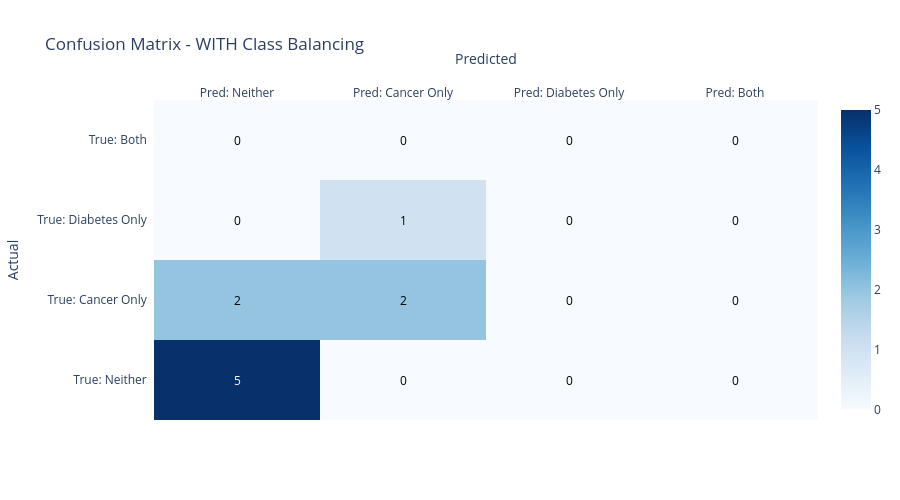
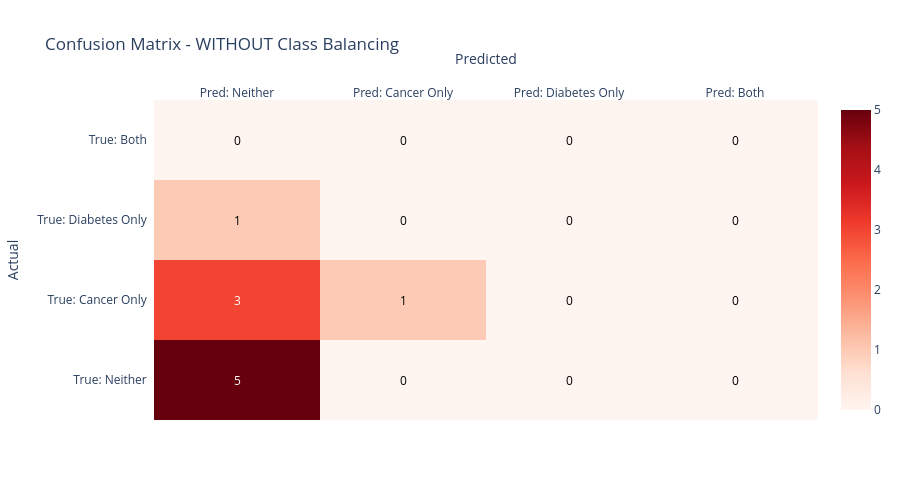

These figures' notebook cell, in order:
### Code cell
from sklearn.linear_model import LogisticRegression
from sklearn.metrics import classification_report, confusion_matrix, accuracy_score
import plotly.figure_factory as ff


print("="*60)
print("MULTI-CLASS CLASSIFICATION - DIABETES vs CANCER vs BOTH vs NEITHER")
print("="*60)

# 1. WITH class weighting (regularization for imbalance)
print("\n1. WITH CLASS BALANCING (class_weight='balanced'):")
print("-"*60)

clf_multiclass_balanced = LogisticRegression(
    class_weight='balanced',  # Regularization penalty for imbalance
    C=1.0,
    max_iter=1000,
    random_state=42
)
clf_multiclass_balanced.fit(X_train, y_train)

# Predictions
y_pred_balanced = clf_multiclass_balanced.predict(X_test)
y_pred_proba_balanced = clf_multiclass_balanced.predict_proba(X_test)

print("\nClassification Report:")
print(classification_report(y_test, y_pred_balanced, zero_division=0))

print("\nConfusion Matrix:")
cm_balanced = confusion_matrix(y_test, y_pred_balanced, labels=['Neither', 'Cancer Only', 'Diabetes Only', 'Both'])
cm_df_balanced = pd.DataFrame(cm_balanced, 
                               index=['True: Neither', 'True: Cancer Only', 'True: Diabetes Only', 'True: Both'],
                               columns=['Pred: Neither', 'Pred: Cancer Only', 'Pred: Diabetes Only', 'Pred: Both'])

fig1 = ff.create_annotated_heatmap(
    z=cm_balanced,
    x=['Pred: Neither', 'Pred: Cancer Only', 'Pred: Diabetes Only', 'Pred: Both'],
    y=['True: Neither', 'True: Cancer Only', 'True: Diabetes Only', 'True: Both'],
    colorscale='Blues',
    showscale=True
)
fig1.update_layout(
    title='Confusion Matrix - WITH Class Balancing',
    xaxis_title='Predicted',
    yaxis_title='Actual',
    height=500
)
fig1.show()



print(f"\nOverall Accuracy: {accuracy_score(y_test, y_pred_balanced):.3f}")

# 2. WITHOUT class weighting
print("\n\n2. WITHOUT CLASS BALANCING (no class_weight):")
print("-"*60)

clf_multiclass_no_balance = LogisticRegression(
    C=1.0,
    max_iter=1000,
    random_state=42
)
clf_multiclass_no_balance.fit(X_train, y_train)

# Predictions
y_pred_no_balance = clf_multiclass_no_balance.predict(X_test)

print("\nClassification Report:")
print(classification_report(y_test, y_pred_no_balance, zero_division=0))

print("\nConfusion Matrix:")
cm_no_balance = confusion_matrix(y_test, y_pred_no_balance, labels=['Neither', 'Cancer Only', 'Diabetes Only', 'Both'])
cm_df_no_balance = pd.DataFrame(cm_no_balance,
                                 index=['True: Neither', 'True: Cancer Only', 'True: Diabetes Only', 'True: Both'],
                                 columns=['Pred: Neither', 'Pred: Cancer Only', 'Pred: Diabetes Only', 'Pred: Both'])
fig2 = ff.create_annotated_heatmap(
    z=cm_no_balance,
    x=['Pred: Neither', 'Pred: Cancer Only', 'Pred: Diabetes Only', 'Pred: Both'],
    y=['True: Neither', 'True: Cancer Only', 'True: Diabetes Only', 'True: Both'],
    colorscale='Reds',
    showscale=True
)
fig2.update_layout(
    title='Confusion Matrix - WITHOUT Class Balancing',
    xaxis_title='Predicted',
    yaxis_title='Actual',
    height=500
)
fig2.show()

print(f"\nOverall Accuracy: {accuracy_score(y_test, y_pred_no_balance):.3f}")

print("\n" + "="*60)
print("COMPARISON")
print("="*60)
print(f"With Balancing: {accuracy_score(y_test, y_pred_balanced):.3f}")
print(f"Without Balancing: {accuracy_score(y_test, y_pred_no_balance):.3f}")

### Figure 1 — Plotly figure (JSON) as saved in the notebook; plotly's stock layout.template omitted (floating-point values rounded to 4 significant figures)
{"data": [{"colorscale": [[0, "rgb(247,251,255)"], [0.125, "rgb(222,235,247)"], [0.25, "rgb(198,219,239)"], [0.375, "rgb(158,202,225)"], [0.5, "rgb(107,174,214)"], [0.625, "rgb(66,146,198)"], [0.75, "rgb(33,113,181)"], [0.875, "rgb(8,81,156)"], [1, "rgb(8,48,107)"]], "reversescale": false, "showscale": true, "type": "heatmap", "x": ["Pred: Neither", "Pred: Cancer Only", "Pred: Diabetes Only", "Pred: Both"], "y": ["True: Neither", "True: Cancer Only", "True: Diabetes Only", "True: Both"], "z": [[5, 0, 0, 0], [2, 2, 0, 0], [0, 1, 0, 0], [0, 0, 0, 0]]}], "layout": {"annotations": [{"font": {"color": "#FFFFFF"}, "showarrow": false, "text": "5", "x": "Pred: Neither", "xref": "x", "y": "True: Neither", "yref": "y"}, {"font": {"color": "#000000"}, "showarrow": false, "text": "0", "x": "Pred: Cancer Only", "xref": "x", "y": "True: Neither", "yref": "y"}, {"font": {"color": "#000000"}, "showarrow": false, "text": "0", "x": "Pred: Diabetes Only", "xref": "x", "y": "True: Neither", "yref": "y"}, {"font": {"color": "#000000"}, "showarrow": false, "text": "0", "x": "Pred: Both", "xref": "x", "y": "True: Neither", "yref": "y"}, {"font": {"color": "#000000"}, "showarrow": false, "text": "2", "x": "Pred: Neither", "xref": "x", "y": "True: Cancer Only", "yref": "y"}, {"font": {"color": "#000000"}, "showarrow": false, "text": "2", "x": "Pred: Cancer Only", "xref": "x", "y": "True: Cancer Only", "yref": "y"}, {"font": {"color": "#000000"}, "showarrow": false, "text": "0", "x": "Pred: Diabetes Only", "xref": "x", "y": "True: Cancer Only", "yref": "y"}, {"font": {"color": "#000000"}, "showarrow": false, "text": "0", "x": "Pred: Both", "xref": "x", "y": "True: Cancer Only", "yref": "y"}, {"font": {"color": "#000000"}, "showarrow": false, "text": "0", "x": "Pred: Neither", "xref": "x", "y": "True: Diabetes Only", "yref": "y"}, {"font": {"color": "#000000"}, "showarrow": false, "text": "1", "x": "Pred: Cancer Only", "xref": "x", "y": "True: Diabetes Only", "yref": "y"}, {"font": {"color": "#000000"}, "showarrow": false, "text": "0", "x": "Pred: Diabetes Only", "xref": "x", "y": "True: Diabetes Only", "yref": "y"}, {"font": {"color": "#000000"}, "showarrow": false, "text": "0", "x": "Pred: Both", "xref": "x", "y": "True: Diabetes Only", "yref": "y"}, {"font": {"color": "#000000"}, "showarrow": false, "text": "0", "x": "Pred: Neither", "xref": "x", "y": "True: Both", "yref": "y"}, {"font": {"color": "#000000"}, "showarrow": false, "text": "0", "x": "Pred: Cancer Only", "xref": "x", "y": "True: Both", "yref": "y"}, {"font": {"color": "#000000"}, "showarrow": false, "text": "0", "x": "Pred: Diabetes Only", "xref": "x", "y": "True: Both", "yref": "y"}, {"font": {"color": "#000000"}, "showarrow": false, "text": "0", "x": "Pred: Both", "xref": "x", "y": "True: Both", "yref": "y"}], "height": 500, "title": {"text": "Confusion Matrix - WITH Class Balancing"}, "xaxis": {"dtick": 1, "gridcolor": "rgb(0, 0, 0)", "side": "top", "ticks": "", "title": {"text": "Predicted"}}, "yaxis": {"dtick": 1, "ticks": "", "ticksuffix": "  ", "title": {"text": "Actual"}}}}

### Figure 2 — Plotly figure (JSON) as saved in the notebook; plotly's stock layout.template omitted (floating-point values rounded to 4 significant figures)
{"data": [{"colorscale": [[0, "rgb(255,245,240)"], [0.125, "rgb(254,224,210)"], [0.25, "rgb(252,187,161)"], [0.375, "rgb(252,146,114)"], [0.5, "rgb(251,106,74)"], [0.625, "rgb(239,59,44)"], [0.75, "rgb(203,24,29)"], [0.875, "rgb(165,15,21)"], [1, "rgb(103,0,13)"]], "reversescale": false, "showscale": true, "type": "heatmap", "x": ["Pred: Neither", "Pred: Cancer Only", "Pred: Diabetes Only", "Pred: Both"], "y": ["True: Neither", "True: Cancer Only", "True: Diabetes Only", "True: Both"], "z": [[5, 0, 0, 0], [3, 1, 0, 0], [1, 0, 0, 0], [0, 0, 0, 0]]}], "layout": {"annotations": [{"font": {"color": "#FFFFFF"}, "showarrow": false, "text": "5", "x": "Pred: Neither", "xref": "x", "y": "True: Neither", "yref": "y"}, {"font": {"color": "#000000"}, "showarrow": false, "text": "0", "x": "Pred: Cancer Only", "xref": "x", "y": "True: Neither", "yref": "y"}, {"font": {"color": "#000000"}, "showarrow": false, "text": "0", "x": "Pred: Diabetes Only", "xref": "x", "y": "True: Neither", "yref": "y"}, {"font": {"color": "#000000"}, "showarrow": false, "text": "0", "x": "Pred: Both", "xref": "x", "y": "True: Neither", "yref": "y"}, {"font": {"color": "#FFFFFF"}, "showarrow": false, "text": "3", "x": "Pred: Neither", "xref": "x", "y": "True: Cancer Only", "yref": "y"}, {"font": {"color": "#000000"}, "showarrow": false, "text": "1", "x": "Pred: Cancer Only", "xref": "x", "y": "True: Cancer Only", "yref": "y"}, {"font": {"color": "#000000"}, "showarrow": false, "text": "0", "x": "Pred: Diabetes Only", "xref": "x", "y": "True: Cancer Only", "yref": "y"}, {"font": {"color": "#000000"}, "showarrow": false, "text": "0", "x": "Pred: Both", "xref": "x", "y": "True: Cancer Only", "yref": "y"}, {"font": {"color": "#000000"}, "showarrow": false, "text": "1", "x": "Pred: Neither", "xref": "x", "y": "True: Diabetes Only", "yref": "y"}, {"font": {"color": "#000000"}, "showarrow": false, "text": "0", "x": "Pred: Cancer Only", "xref": "x", "y": "True: Diabetes Only", "yref": "y"}, {"font": {"color": "#000000"}, "showarrow": false, "text": "0", "x": "Pred: Diabetes Only", "xref": "x", "y": "True: Diabetes Only", "yref": "y"}, {"font": {"color": "#000000"}, "showarrow": false, "text": "0", "x": "Pred: Both", "xref": "x", "y": "True: Diabetes Only", "yref": "y"}, {"font": {"color": "#000000"}, "showarrow": false, "text": "0", "x": "Pred: Neither", "xref": "x", "y": "True: Both", "yref": "y"}, {"font": {"color": "#000000"}, "showarrow": false, "text": "0", "x": "Pred: Cancer Only", "xref": "x", "y": "True: Both", "yref": "y"}, {"font": {"color": "#000000"}, "showarrow": false, "text": "0", "x": "Pred: Diabetes Only", "xref": "x", "y": "True: Both", "yref": "y"}, {"font": {"color": "#000000"}, "showarrow": false, "text": "0", "x": "Pred: Both", "xref": "x", "y": "True: Both", "yref": "y"}], "height": 500, "title": {"text": "Confusion Matrix - WITHOUT Class Balancing"}, "xaxis": {"dtick": 1, "gridcolor": "rgb(0, 0, 0)", "side": "top", "ticks": "", "title": {"text": "Predicted"}}, "yaxis": {"dtick": 1, "ticks": "", "ticksuffix": "  ", "title": {"text": "Actual"}}}}
